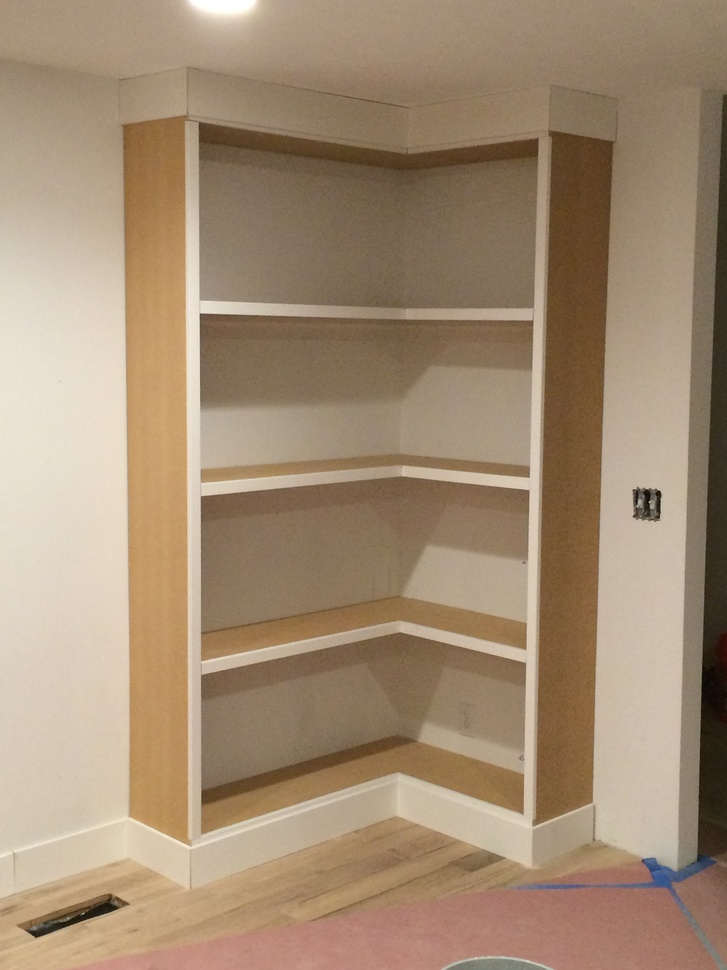
#> input picture lab 3/bookself.jpg, 727 x 970 px, shrunk from 2448 x 3264 before the run
$ jupyter execute task2.ipynb
#> lines starting #> are read from the running program, lines starting #| are printed output that depends on the picture
[cell 1]
import cv2
import numpy as np
import matplotlib.pyplot as plt
import os

[cell 2]
def load_calibration_data(file):
#> called with file = 'calib_results_webcam.npz'
    try:
        data = np.load(file)
#> (reads lab 3/calib_results_webcam.npz from the repository)
        K = data["K"]
        dist = data["dist"]
        shape = tuple(data["shape"])
        return K, dist, shape
    except Exception as e:
        print(f"Error loading {file}: {e}")
        return None, None, None

[cell 3]
calibration_file = "calib_results_webcam.npz"
# calibration_file = "calib_results_phonecam.npz"

K, dist, shape = load_calibration_data(calibration_file)
if K is None or dist is None:
    raise ValueError("Calibration data could not be loaded.")

img = cv2.imread("bookself.jpg")
#> img is the input picture: shape (970, 727, 3); mean B, G, R 115, 140.1, 162.8

if img is None:
    raise FileNotFoundError(f"Could not load image at {image_path}")

[cell 4]
h, w = img.shape[:2]
#> h = 970; w = 727
new_K, roi = cv2.getOptimalNewCameraMatrix(K, dist, (w, h), 1, (w, h))
#> roi = (320, 25, 35, 444)
undistorted = cv2.undistort(img, K, dist, None, new_K)
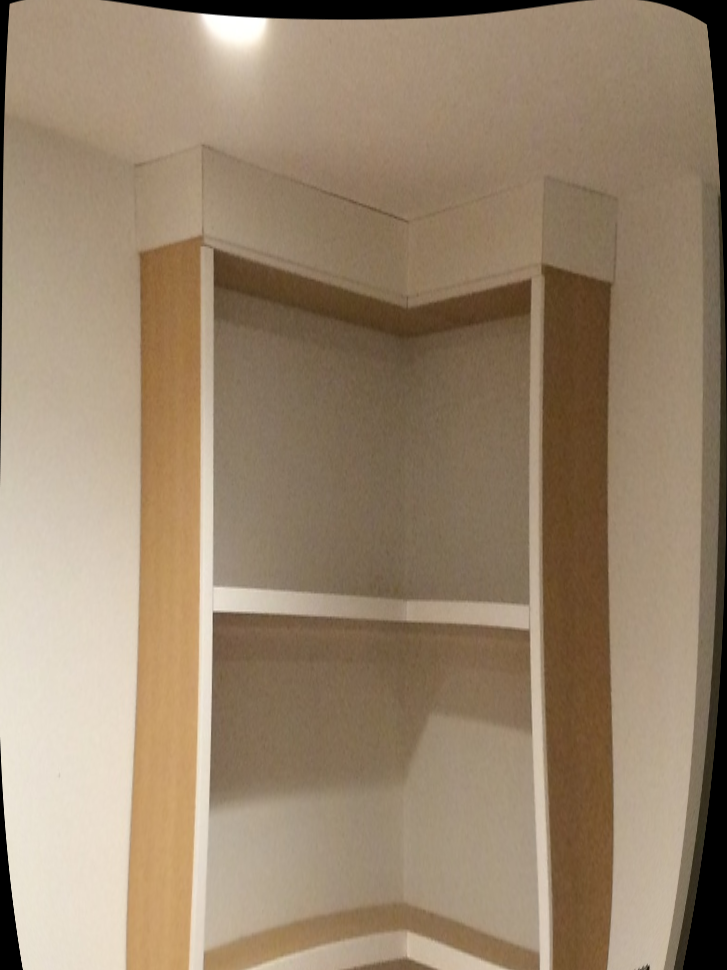
#> undistorted: shape (970, 727, 3); mean B, G, R 108.7, 132.6, 152.5

# Convert BGR -> RGB for matplotlib
img_rgb = cv2.cvtColor(img, cv2.COLOR_BGR2RGB)
undistorted_rgb = cv2.cvtColor(undistorted, cv2.COLOR_BGR2RGB)

# Show before vs after
plt.figure(figsize=(12,6))

plt.subplot(1,2,1)
plt.imshow(img_rgb)
plt.title("Original (Distorted)")
plt.axis("off")

plt.subplot(1,2,2)
plt.imshow(undistorted_rgb)
plt.title("Undistorted")
plt.axis("off")

plt.show()
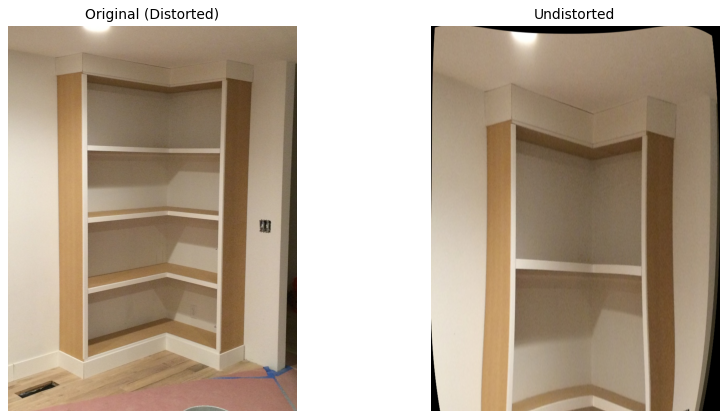
#> figure drawn by matplotlib, 2 panels

[cell 5]
calibration_file = "calib_results_phonecam.npz"

K, dist, shape = load_calibration_data(calibration_file)
#> (reads lab 3/calib_results_phonecam.npz from the repository)
if K is None or dist is None:
    raise ValueError("Calibration data could not be loaded.")

img = cv2.imread("bookself.jpg")

if img is None:
    raise FileNotFoundError(f"Could not load image at {image_path}")

[cell 6]
h, w = img.shape[:2]
new_K, roi = cv2.getOptimalNewCameraMatrix(K, dist, (w, h), 1, (w, h))
#> roi = (291, 25, 433, 491)
undistorted = cv2.undistort(img, K, dist, None, new_K)
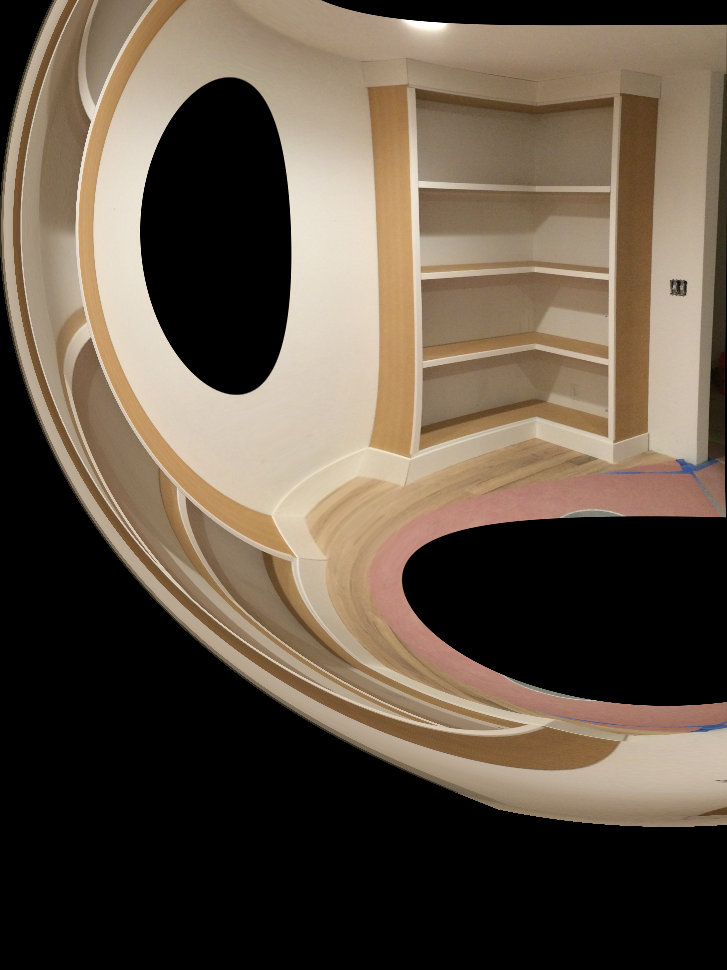
#> undistorted: shape (970, 727, 3); mean B, G, R 69.9, 84.4, 97.5

# Convert BGR -> RGB for matplotlib
img_rgb = cv2.cvtColor(img, cv2.COLOR_BGR2RGB)
undistorted_rgb = cv2.cvtColor(undistorted, cv2.COLOR_BGR2RGB)

# Show before vs after
plt.figure(figsize=(12,6))

plt.subplot(1,2,1)
plt.imshow(img_rgb)
plt.title("Original (Distorted)")
plt.axis("off")

plt.subplot(1,2,2)
plt.imshow(undistorted_rgb)
plt.title("Undistorted")
plt.axis("off")

plt.show()
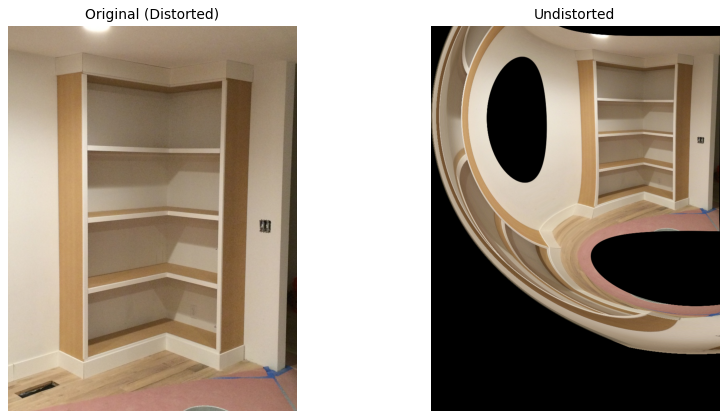
#> figure drawn by matplotlib, 2 panels
